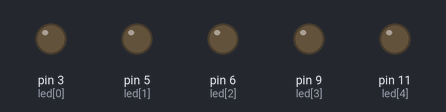
Recording of a sketch running on a simulated Arduino Uno, built with avr-gcc and run on an emulated ATmega328P. Parts: output pins drawn as LEDs (lit = HIGH).

Above: at 0.15 s.
At 5.26 s:
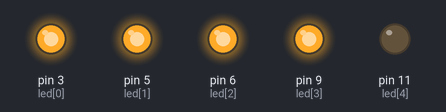
At 10.07 s:
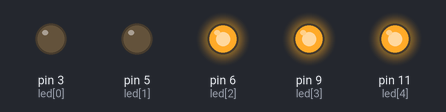
At 19.99 s:
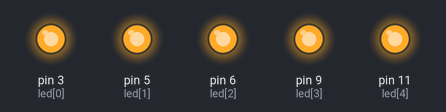
At 29.91 s:
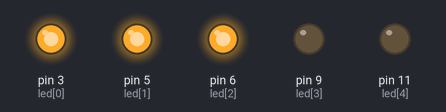
At 39.84 s:
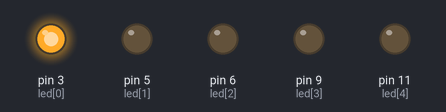
Timing chart, 0 to 40.0 s (numbered marks = the images above):
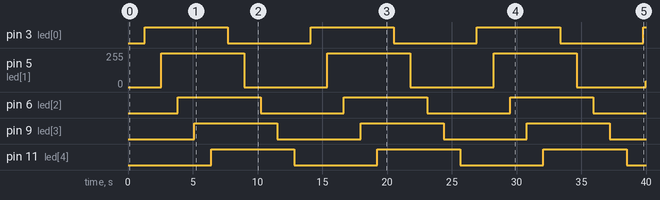

Measured:
- by itself, pin 3 (led[0]), pin 6 (led[2]), pin 9 (led[3]), pin 11 (led[4]): alternates HIGH for 6.4 s and LOW for 6.4 s
- by itself, pin 5 (led[1]): 0/255 → 255/255 at 2.6 s, → 0/255 6.4 s later, → 255/255 6.4 s later, → 0/255 6.4 s later, … (7 changes in this stretch)

The sketch:

Class_0x1.5.5_PWMLed.5_PWMLed.ino
```cpp
int led[5] = {3, 5, 6, 9, 11};

void setup() {
  for(int i = 0; i <= 4; i++){
    pinMode(led[i], OUTPUT);
  }
}

void loop() {
  for(int sl = 0; sl <=4; sl++){
    for(int pwmVal = 0; pwmVal <= 255; pwmVal++){
    analogWrite(led[sl], pwmVal);
    delay(5);
    }
  }
  for(int sl = 0; sl <=4; sl++){
    for(int pwmVal = 255; pwmVal >= 0; pwmVal--){
      analogWrite(led[sl], pwmVal);
      delay(5);
    }
  }
  delay(5);
}
```
